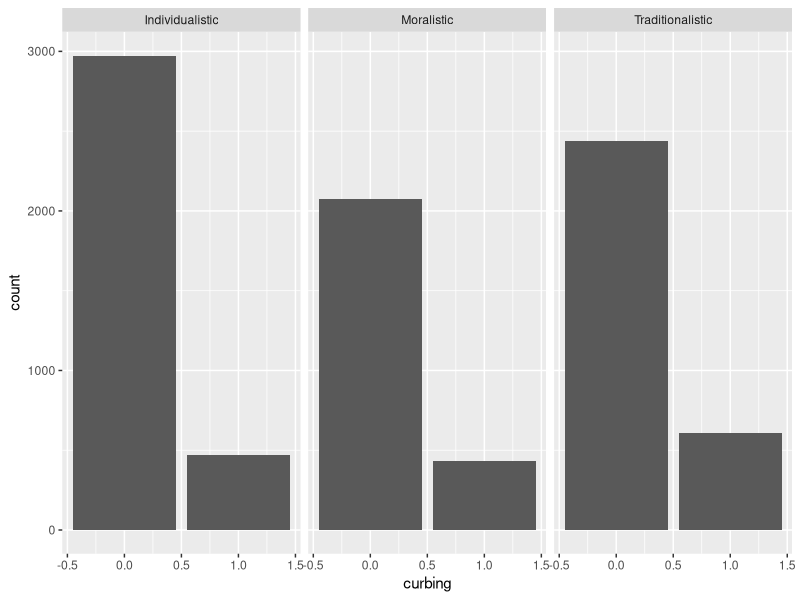
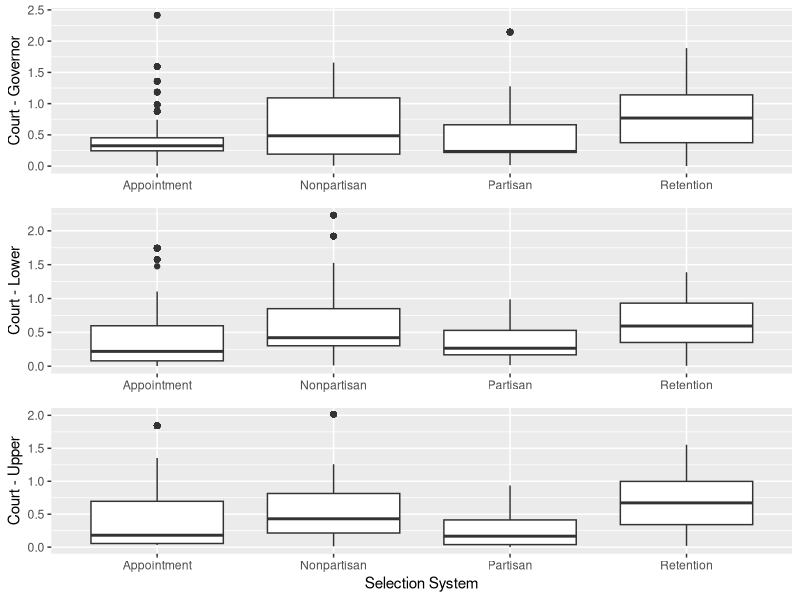
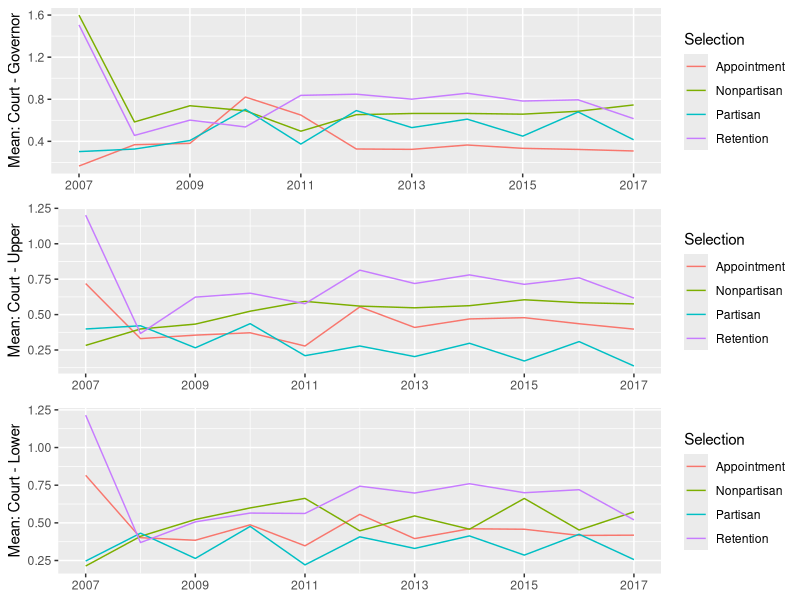
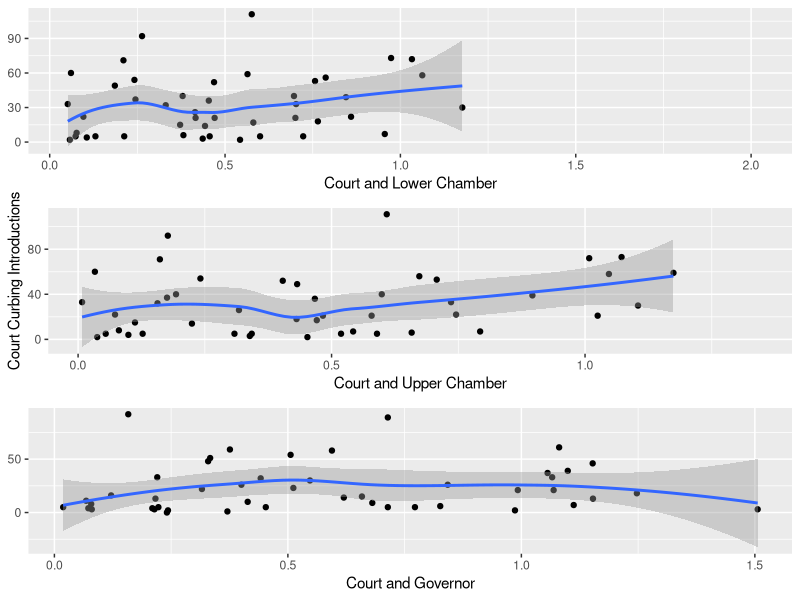
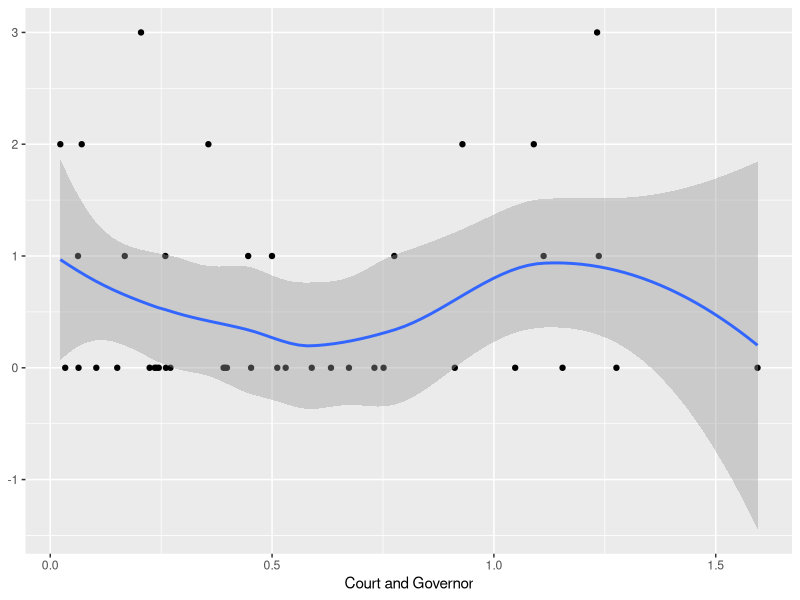
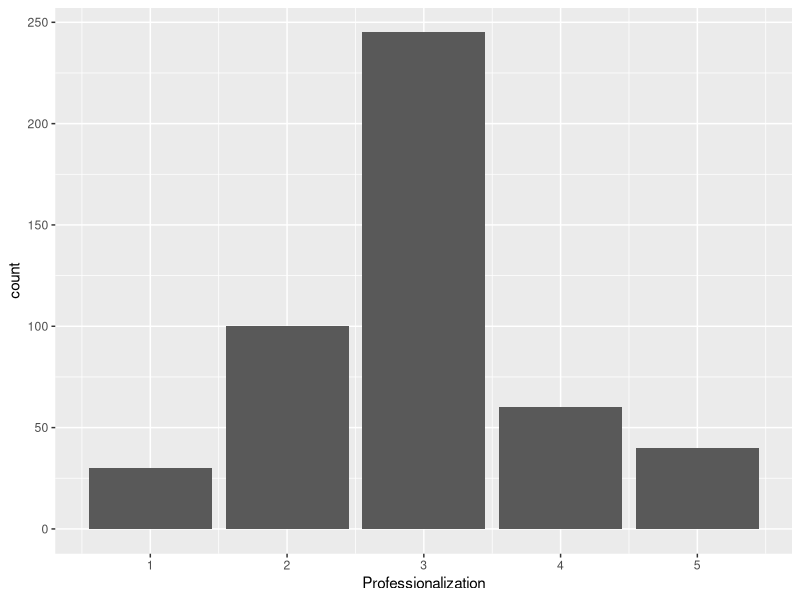
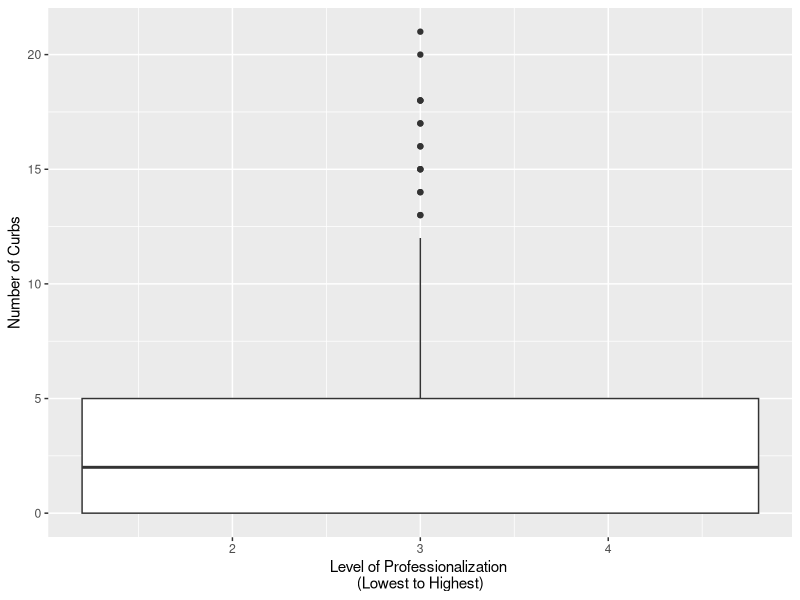
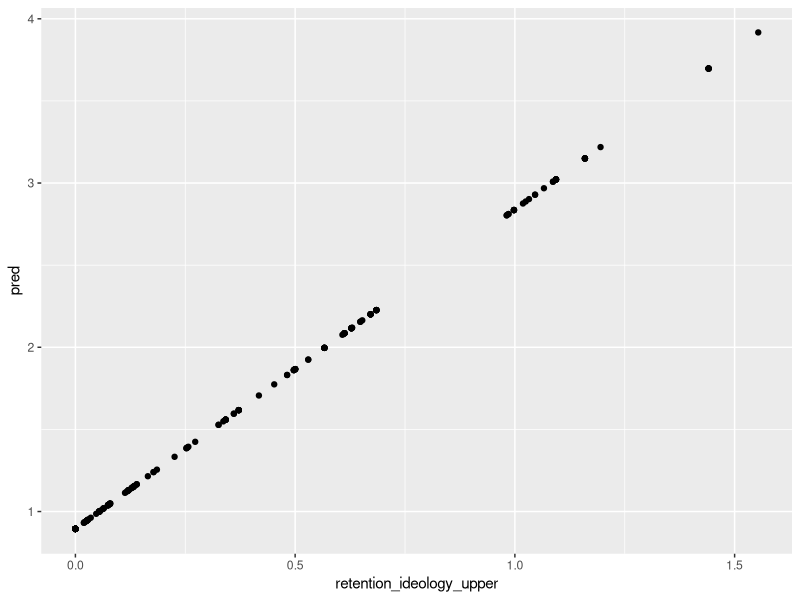

These charts were generated, in order, by the following R code:
## ---- chunk 1
knitr::opts_chunk$set(echo = TRUE)
## ---- chunk 2
library(tidyverse)
library(readxl)
library(grid)
library(gridExtra)
## ---- chunk 3
gavelFull <- read_excel("Gavel to Gavel dataset.xlsx")
politicalCulture <- read_csv("political culture.csv")
legislativeControl <- read_excel("Legislative Control.xlsx")

## ---- chunk 4
gavelWithCulture <- left_join(gavelFull, politicalCulture, 
                               by = c("Fullstate" = "State"))

table(gavelWithCulture$Moralistic, gavelWithCulture$Traditionalistic)
## ---- chunk 5
gavelCultureControl <- left_join(gavelWithCulture, legislativeControl,
                                 by = c("Fullstate" = "State", "Year" = "Year"))

table(gavelCultureControl$RepublicanLegslature, gavelCultureControl$SplitLegislature)
## ---- chunk 6
gavelCultureControl$Culture <- ifelse(gavelCultureControl$Moralistic == 1, "Moralistic", 
                                      ifelse(gavelCultureControl$Traditionalistic == 1, "Traditionalistic",
                                             "Individualistic"))
table(gavelCultureControl$Culture, gavelCultureControl$Culture)

gavelCultureControl$legislativeControl <- ifelse(gavelCultureControl$RepublicanLegslature == 1, "Republican", 
                                                 ifelse(gavelCultureControl$SplitLegislature == 1, "Split",
                                                        "Democratic"))
table(gavelCultureControl$legislativeControl, gavelCultureControl$legislativeControl)

## ---- chunk 7
ggplot(data = subset(gavelCultureControl, !is.na(gavelCultureControl$Culture))) +
  geom_bar(aes(x = curbing)) +
  facet_wrap(~Culture)


table(gavelCultureControl$curbing)
## ---- chunk 8
gavelCultureControl %>%
  group_by(Culture) %>%
  filter(!is.na(Culture)) %>%
  filter(!is.na(curbing)) %>%
  summarise(mean = mean(curbing))
## ---- chunk 9
table(gavelCultureControl$legislativeControl, gavelCultureControl$RichardLastAction)
## ---- chunk 10
gavelCultureControlOnlyCurbs <- gavelCultureControl %>%
  filter(curbing == 1) 
  
table(gavelCultureControlOnlyCurbs$legislativeControl, gavelCultureControlOnlyCurbs$RichardLastAction)
## ---- chunk 11
table(legislativeControl$RepublicanLegslature, legislativeControl$SplitLegislature)
## ---- chunk 12
# republican controlled legislatures introduced court curbing bills 16.7 times a year, 18.6 for democratically controlled, and split had 11.97 
introduced <- c(3702/221, 4483/241, 910/76)
introduced 

# enacted legislation proportion
enacted <- c(197/3702, 185/4483, 46/910)
enacted
## ---- chunk 13
gavelCultureControl$court_gov_dist <- abs(gavelCultureControl$judicial - gavelCultureControl$governor)
gavelCultureControl$court_lower_dist <- abs(gavelCultureControl$judicial - gavelCultureControl$lower)
gavelCultureControl$court_upper_dist <- abs(gavelCultureControl$judicial - gavelCultureControl$upper)
## ---- chunk 14
a <- ggplot(data = gavelCultureControl) +
  geom_boxplot(aes(x = MoreDefined, y = court_gov_dist)) +
  xlab(NULL) +
  ylab("Court - Governor")
b <- ggplot(data = gavelCultureControl) +
  geom_boxplot(aes(x = MoreDefined, y = court_lower_dist)) +
  xlab(NULL) +
  ylab("Court - Lower")
c <- ggplot(data = gavelCultureControl) +
  geom_boxplot(aes(x = MoreDefined, y = court_upper_dist)) +
  xlab("Selection System") +
  ylab("Court - Upper")

grid.arrange(a,b,c)
## ---- chunk 15
ideology_gov_year <- gavelCultureControl %>% 
  group_by(MoreDefined, Year) %>%
  filter(!is.na(court_gov_dist)) %>%
  summarise(govMean = mean(court_gov_dist))

ideology_upper_year <- gavelCultureControl %>% 
  group_by(MoreDefined, Year) %>%
  filter(!is.na(court_upper_dist)) %>%
  summarise(upperMean = mean(court_upper_dist))

ideology_lower_year <- gavelCultureControl %>% 
  group_by(MoreDefined, Year) %>%
  filter(!is.na(court_lower_dist)) %>%
  summarise(lowerMean = mean(court_lower_dist))

## graphing the data
d <- ggplot(data = ideology_gov_year) +
  geom_line(aes(x = Year, y = govMean, color = MoreDefined)) +
  scale_x_continuous(breaks = c(2007, 2009, 2011, 2013, 2015, 2017)) +
  xlab(NULL) +
  ylab("Mean: Court - Governor") +
  labs(colour = "Selection")

e <- ggplot(data = ideology_upper_year) +
  geom_line(aes(x = Year, y = upperMean, color = MoreDefined)) +
  scale_x_continuous(breaks = c(2007, 2009, 2011, 2013, 2015, 2017)) +
  xlab(NULL) +
  ylab("Mean: Court - Upper") +
  labs(colour = "Selection")

f <- ggplot(data = ideology_lower_year) +
  geom_line(aes(x = Year, y = lowerMean, color = MoreDefined)) +
  scale_x_continuous(breaks = c(2007, 2009, 2011, 2013, 2015, 2017)) +
  xlab(NULL) +
  ylab("Mean: Court - Lower") +
  labs(colour = "Selection")

# retention continues to be at teh high end of the list
grid.arrange(d,e,f)
## ---- chunk 16
g <- gavelCultureControl %>%
  group_by(Fullstate) %>%
  filter(!is.na(court_lower_dist)) %>%
  summarise(sum = sum(curbing),
            avg_ideology = mean(court_lower_dist)) %>%
  ggplot() +
  geom_point(aes(x = avg_ideology, y = sum)) +
  ylab(NULL) +
  xlab("Court and Lower Chamber") +
  geom_smooth(aes(x = avg_ideology, y = sum))


h <- gavelCultureControl %>%
  group_by(Fullstate) %>%
  filter(!is.na(court_upper_dist)) %>%
  summarise(sum = sum(curbing),
            avg_ideology = mean(court_upper_dist)) %>%
  ggplot() +
  geom_point(aes(x = avg_ideology, y = sum)) +
  ylab("Court Curbing Introductions") +
  xlab("Court and Upper Chamber") +
  geom_smooth(aes(x = avg_ideology, y = sum))

i <- gavelCultureControl %>%
  group_by(Fullstate) %>%
  filter(!is.na(court_gov_dist)) %>%
  summarise(sum = sum(curbing),
            avg_ideology = mean(court_gov_dist)) %>%
  ggplot() +
  geom_point(aes(x = avg_ideology, y = sum)) +
  ylab(NULL) +
  xlab("Court and Governor") +
  geom_smooth(aes(x = avg_ideology, y = sum))
  
grid.arrange(g, h, i)
## ---- chunk 17
gavelCultureControl %>%
  group_by(Fullstate) %>%
  filter(!is.na(court_gov_dist)) %>%
  filter(RichardLastAction == "Enacted") %>%
  summarise(sum = sum(curbing),
            avg_ideology = mean(court_gov_dist)) %>%
  ggplot() +
  geom_point(aes(x = avg_ideology, y = sum)) +
  ylab(NULL) +
  xlab("Court and Governor") +
  geom_smooth(aes(x = avg_ideology, y = sum))
## ---- chunk 18
count_data <- gavelCultureControl %>%
  filter(!(Year %in% c("2007", "43147"))) %>% # filtering out bad data
  group_by(State, Year) %>% 
  mutate(curbs = sum(curbing)) %>%
  distinct(State, Year, .keep_all = TRUE) %>%
  arrange(State, Year) 
  
count_data
## ---- chunk 19
count_data$elected <- ifelse(count_data$Elected == "Elected", 1, 0)
count_data$partisan <- ifelse(count_data$MoreDefined == "Partisan", 1, 0)
count_data$nonpartisan <- ifelse(count_data$MoreDefined == "Nonpartisan", 1, 0)
count_data$retention <- ifelse(count_data$MoreDefined == "Retention", 1, 0)
## ---- chunk 20
count_data$elected_ideology_gov <- count_data$elected * count_data$court_gov_dist
count_data$elected_ideology_upper <- count_data$elected * count_data$court_upper_dist
count_data$elected_ideology_lower <- count_data$elected * count_data$court_lower_dist

count_data$partisan_ideology_gov <- count_data$partisan * count_data$court_gov_dist
count_data$partisan_ideology_upper <- count_data$partisan * count_data$court_upper_dist
count_data$partisan_ideology_lower <- count_data$partisan * count_data$court_lower_dist

count_data$nonpartisan_ideology_gov <- count_data$nonpartisan * count_data$court_gov_dist
count_data$nonpartisan_ideology_upper <- count_data$nonpartisan * count_data$court_upper_dist
count_data$nonpartisan_ideology_lower <- count_data$nonpartisan * count_data$court_lower_dist

count_data$retention_ideology_gov <- count_data$retention * count_data$court_gov_dist
count_data$retention_ideology_upper <- count_data$retention * count_data$court_upper_dist
count_data$retention_ideology_lower <- count_data$retention * count_data$court_lower_dist

summary(count_data$elected_ideology_gov)
count_data$elected
count_data$court_gov_dist
## ---- chunk 21
professionalization <- read_csv("ncsl professionalization.csv")
str(professionalization)
count_data <- left_join(count_data, professionalization, by = c("Fullstate" = "State"))

# quick vizualization to check the data
ggplot(data = count_data) +
  geom_bar(aes(Professionalization))
## ---- chunk 22
ggplot(data = count_data) +
  geom_boxplot(aes(x = Professionalization, y = curbs, colour = Professionalization), show.legend = FALSE) +
  ylab("Number of Curbs") +
  xlab("Level of Professionalization \n(Lowest to Highest)")
## ---- chunk 23
table(count_data$Year, count_data$Fullstate)
## ---- chunk 24
table(gavelFull$Description == "No Legislation", gavelFull$State)
## ---- chunk 25
curbs.poisson <- glm(curbs ~ Moralistic + Traditionalistic + RepublicanLegslature + SplitLegislature + court_lower_dist + court_upper_dist + retention + partisan + nonpartisan + court_gov_dist + court_lower_dist + court_upper_dist + partisan_ideology_upper + partisan_ideology_lower + nonpartisan_ideology_upper + nonpartisan_ideology_lower + retention_ideology_lower + retention_ideology_upper + Professionalization,
                     family = poisson(link = log),
                     data = count_data)

summary(curbs.poisson)

exp(-0.675867) # need exponent to be able to make a good interpreptation.
# this one, for example, shows us that (for the goefficient on retention elections) that by switching between appointed to retention we see about a 49% drop in curbs

exp(curbs.poisson$coefficients[-1])
## ---- chunk 26
library(MASS)

curbs1.nb <- glm.nb(curbs ~ Moralistic + Traditionalistic + RepublicanLegslature + SplitLegislature + court_lower_dist + court_upper_dist + retention + partisan + nonpartisan + court_gov_dist + partisan_ideology_upper + partisan_ideology_lower + nonpartisan_ideology_upper + nonpartisan_ideology_lower + retention_ideology_lower + retention_ideology_upper + Professionalization,
                     data = count_data)

summary(curbs1.nb)
## ---- chunk 27
curbs2.nb <- glm.nb(curbs ~ Moralistic + Traditionalistic + RepublicanLegslature + SplitLegislature + court_lower_dist + court_upper_dist + retention + partisan + nonpartisan + partisan_ideology_upper + partisan_ideology_lower + nonpartisan_ideology_upper + nonpartisan_ideology_lower + retention_ideology_lower + retention_ideology_upper + Professionalization,
                     data = count_data)

summary(curbs2.nb)
## ---- chunk 28
library(modelr)

grid <- count_data %>%
  data_grid(retention_ideology_upper, .model = curbs2.nb) %>%
  add_predictions(curbs2.nb)
  

grid

ggplot(grid, aes(retention_ideology_upper, pred)) +
  geom_point()
## ---- chunk 29
curbs2.nb <- glm.nb(curbs ~ Moralistic + Traditionalistic + RepublicanLegslature + SplitLegislature + court_lower_dist + court_upper_dist + retention + partisan + nonpartisan + partisan_ideology_upper + partisan_ideology_lower + nonpartisan_ideology_upper + nonpartisan_ideology_lower + retention_ideology_lower + retention_ideology_upper + Professionalization,
                     data = count_data)

summary(curbs2.nb)
## ---- chunk 30
# bare bones model: 
curbs3.nb <- glm.nb(curbs ~ retention + partisan + nonpartisan,
                     data = count_data)
summary(curbs3.nb)
## ---- chunk 31
curbs4.nb <- glm.nb(curbs ~ court_lower_dist + court_upper_dist + retention + partisan + nonpartisan,
                     data = count_data)
summary(curbs4.nb)
## ---- chunk 32
curbs5.nb <- glm.nb(curbs ~ court_lower_dist + court_upper_dist + retention + partisan + nonpartisan + partisan_ideology_upper + partisan_ideology_lower + nonpartisan_ideology_upper + nonpartisan_ideology_lower + retention_ideology_lower + retention_ideology_upper,
                     data = count_data)
summary(curbs5.nb)
## ---- chunk 33
curbs.elected.nb <- glm.nb(curbs ~ elected,
                     data = count_data)
summary(curbs.elected.nb) # not significant
## ---- chunk 34
curbs.elected1.nb <- glm.nb(curbs ~ elected + court_upper_dist + court_lower_dist,
                     data = count_data)
summary(curbs.elected1.nb) # again, the upper house ideological distance variable is significant
## ---- chunk 35
curbs.elected2.nb <- glm.nb(curbs ~ elected + court_upper_dist + court_lower_dist + elected_ideology_lower + elected_ideology_upper,
                     data = count_data)
summary(curbs.elected2.nb) # upper is significant still
## ---- chunk 36
curbs.elected3.nb <- glm.nb(curbs ~ elected + court_upper_dist + court_lower_dist + elected_ideology_lower + elected_ideology_upper + Moralistic + Traditionalistic + RepublicanLegslature + SplitLegislature +  Professionalization,
                     data = count_data)
summary(curbs.elected3.nb)
## ---- chunk 37
count_data2 <- gavelCultureControl %>%
  filter(!(Year %in% c("2007", "43147", "2013", "2014", "2015", "2016", "2017", "2018"))) %>% # filtering out bad data
  group_by(State, Year) %>% 
  mutate(curbs = sum(curbing)) %>%
  distinct(State, Year, .keep_all = TRUE) %>%
  arrange(State, Year) 
  
count_data2
## ---- chunk 38
count_data2$elected <- ifelse(count_data2$Elected == "Elected", 1, 0)
count_data2$partisan <- ifelse(count_data2$MoreDefined == "Partisan", 1, 0)
count_data2$nonpartisan <- ifelse(count_data2$MoreDefined == "Nonpartisan", 1, 0)
count_data2$retention <- ifelse(count_data2$MoreDefined == "Retention", 1, 0)

count_data2$elected_ideology_gov <- count_data2$elected * count_data2$court_gov_dist
count_data2$elected_ideology_upper <- count_data2$elected * count_data2$court_upper_dist
count_data2$elected_ideology_lower <- count_data2$elected * count_data2$court_lower_dist

count_data2$partisan_ideology_gov <- count_data2$partisan * count_data2$court_gov_dist
count_data2$partisan_ideology_upper <- count_data2$partisan * count_data2$court_upper_dist
count_data2$partisan_ideology_lower <- count_data2$partisan * count_data2$court_lower_dist

count_data2$nonpartisan_ideology_gov <- count_data2$nonpartisan * count_data2$court_gov_dist
count_data2$nonpartisan_ideology_upper <- count_data2$nonpartisan * count_data2$court_upper_dist
count_data2$nonpartisan_ideology_lower <- count_data2$nonpartisan * count_data2$court_lower_dist

count_data2$retention_ideology_gov <- count_data2$retention * count_data2$court_gov_dist
count_data2$retention_ideology_upper <- count_data2$retention * count_data2$court_upper_dist
count_data2$retention_ideology_lower <- count_data2$retention * count_data2$court_lower_dist

count_data2 <- left_join(count_data2, professionalization, by = c("Fullstate" = "State"))

table(count_data2$Year, count_data2$Fullstate)
## ---- chunk 39
curbs_2.nb <- glm.nb(curbs ~ retention + partisan + nonpartisan,
                     data = count_data2)
summary(curbs_2.nb) # nothing significant
## ---- chunk 40
curbs2.elected1.nb <- glm.nb(curbs ~ elected + court_upper_dist + court_lower_dist,
                     data = count_data2)
summary(curbs2.elected1.nb) # upper distance is again distinct
## ---- chunk 41
curbs2.elected2.nb <- glm.nb(curbs ~ elected + court_upper_dist + court_lower_dist + elected_ideology_lower + elected_ideology_upper,
                     data = count_data2)
summary(curbs2.elected2.nb) # nothing significant
## ---- chunk 42
curbs2.elected3.nb <- glm.nb(curbs ~ elected + court_upper_dist + court_lower_dist + elected_ideology_lower + elected_ideology_upper + Moralistic + Traditionalistic + RepublicanLegslature + SplitLegislature +  Professionalization,
                     data = count_data2)
summary(curbs2.elected3.nb)
## ---- chunk 43
curbs2_full.nb <- glm.nb(curbs ~ Moralistic + Traditionalistic + RepublicanLegslature + SplitLegislature + court_lower_dist + court_upper_dist + retention + partisan + nonpartisan + partisan_ideology_upper + partisan_ideology_lower + nonpartisan_ideology_upper + nonpartisan_ideology_lower + retention_ideology_lower + retention_ideology_upper + Professionalization,
                     data = count_data2)

summary(curbs2_full.nb) # none of my important variables are predictive
